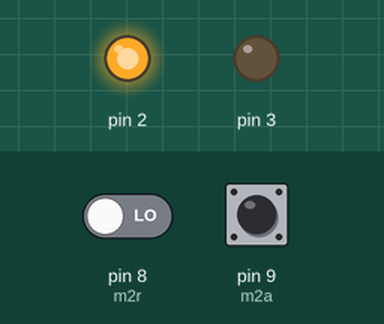
Simulated run of this sketch. Board: Arduino Uno, built with avr-gcc and run on an emulated ATmega328P. Parts: output pins drawn as LEDs (lit = HIGH). The test bench sets the inputs (shaded band); at power-on: pin 8 (m2r) LOW, pin 9 (m2a) HIGH. What the sketch prints to the serial monitor is not drawn.

Above: at 0.1 s.
Timing chart, 0 to 1.6 s (numbered marks = the images above):
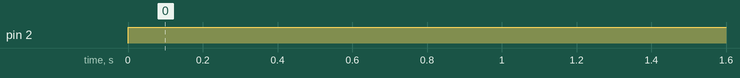

The sketch:

control_posicion2.ino
```cpp
int encoder1=0;//Analogico 1
int encoder2=0;//Analogico 0
int cambio=0;
int dir=0;
///////////////////////////////////////////
unsigned long startTime;
unsigned long elapsedTime;

void setup() {
  // initialize both serial ports:
  Serial.begin(115200);
 //pines motor
  pinMode(8, INPUT);   //m2r
  pinMode(9, INPUT);   //m2a

}

void loop() {

  int valor=0;
  valor= digitalRead(8);
  dir=digitalRead(9);
  if(digitalRead(8)==HIGH && cambio==1){
    if(digitalRead(9)==LOW)encoder1+=1;
    else encoder1-=1;
    cambio=0;
  }
  if(digitalRead(8)==LOW){
    cambio=1;
  }

int error = 300-encoder1;
if(encoder1 < 300) {
analogWrite(2,error);
analogWrite(3,0);}
else {
analogWrite(2,0);
analogWrite(3,error);
}

startTime = millis();

 Serial.println(encoder1);

elapsedTime= millis() - startTime;
Serial.print("  ");
Serial.println((long)elapsedTime);

 delay(0.01);

}
```

Measured:
- by itself, pin 2: LOW → HIGH at 0.00 s
